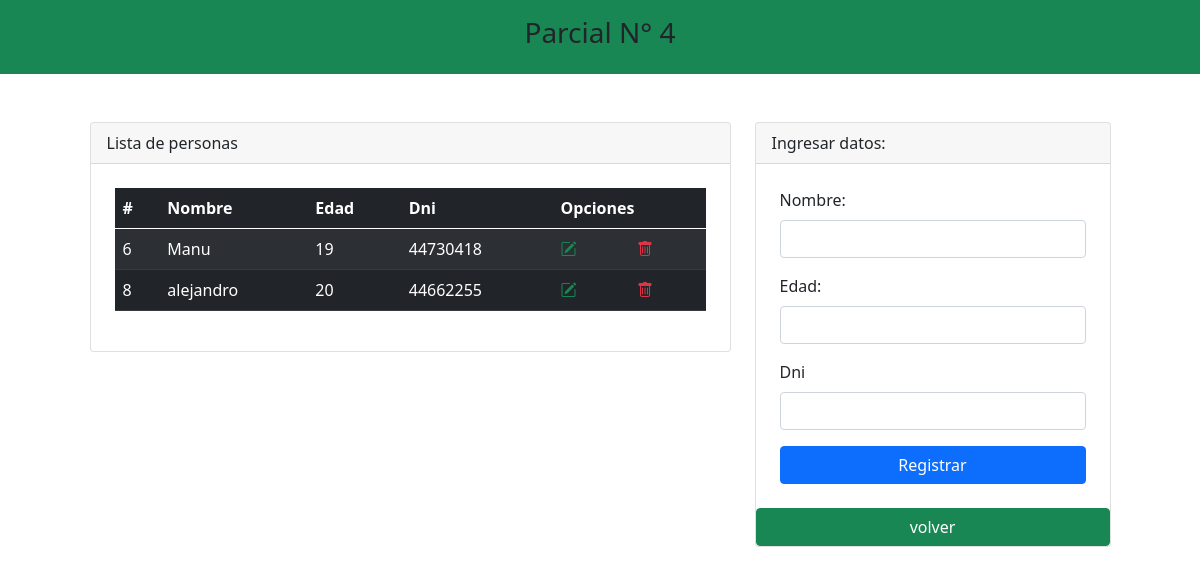
The app's page /personal/personas.php with its own data.
### tables this page shows
CREATE TABLE `persona` (
  `codigo` int(11) NOT NULL,
  `nombre` varchar(100) DEFAULT NULL,
  `edad` int(11) DEFAULT NULL,
  `Dni` varchar(8) DEFAULT NULL
);

### personal/personas.php (the view, shortened to what this page needs)
<?php include 'template/header.php' ?>
<?php
    include_once "model/conexion.php";
    $sentencia = $bd -> query("select * from persona");
    $persona = $sentencia->fetchAll(PDO::FETCH_OBJ);
?>
<div class="container mt-5">
    <div class="row justify-content-center">
        <div class="col-md-7">
            <div class="card">
                <div class="card-header">
                    Lista de personas
                </div>
                <div class="p-4">
                <table class="table table-striped table-dark " id= "table_id">
                        <thead>
                            <tr>
                                <th scope="col">#</th>
                                <th scope="col">Nombre</th>
                                <th scope="col">Edad</th>
                                <th scope="col">Dni</th>
                                <th scope="col" colspan="2">Opciones</th>
                            </tr>
                        </thead>
                        <tbody>
                            <?php
                                foreach($persona as $dato){
                            ?>
                            <tr>
                                <td scope="row"><?php echo $dato->codigo; ?></td>
                                <td><?php echo $dato->nombre; ?></td>
                                <td><?php echo $dato->edad; ?></td>
                                <td><?php echo $dato->Dni; ?></td>
                                <td><a class="text-success" href="editar.php?codigo=<?php echo $dato->codigo; ?>"><i class="bi bi-pencil-square"></i></a></td>
                                <td><a onclick="return confirm('Estas seguro de eliminar?');" class="text-danger" href="eliminar.php?codigo=<?php echo $dato->codigo; ?>"><i class="bi bi-trash"></i></a></td>
                            </tr>
                            <?php
                                }
                            ?>
                        </tbody>
                    </table>
                </div>
            </div>
        </div>
        <div class="col-md-4">
            <div class="card">
                <div class="card-header">
                    Ingresar datos:
                </div>
                <form class="p-4" method="POST" action="registrar.php">
                    <div class="mb-3">
                        <label class="form-label">Nombre: </label>
                        <input type="text" class="form-control" name="txtNombre" autofocus required>
                    </div>
                    <div class="mb-3">
                        <label class="form-label">Edad: </label>
                        <input type="number" class="form-control" name="txtEdad" autofocus required>
                    </div>
                    <div class="mb-3">
                        <label class="form-label">Dni</label>
                        <input type="text" class="form-control" name="txtDni" autofocus required>
                    </div>
                    <div class="d-grid">
                        <input type="submit" class="btn btn-primary" value="Registrar">
                    </div>
                </form>
                <a class="btn btn-success" href="../views/Admin.php">volver
       </a>
            </div>
        </div>
    </div>
</div>

### records on screen
persona: codigo "6", nombre "Manu", edad "19", Dni "44730418"
persona: codigo "8", nombre "alejandro", edad "20", Dni "44662255"
